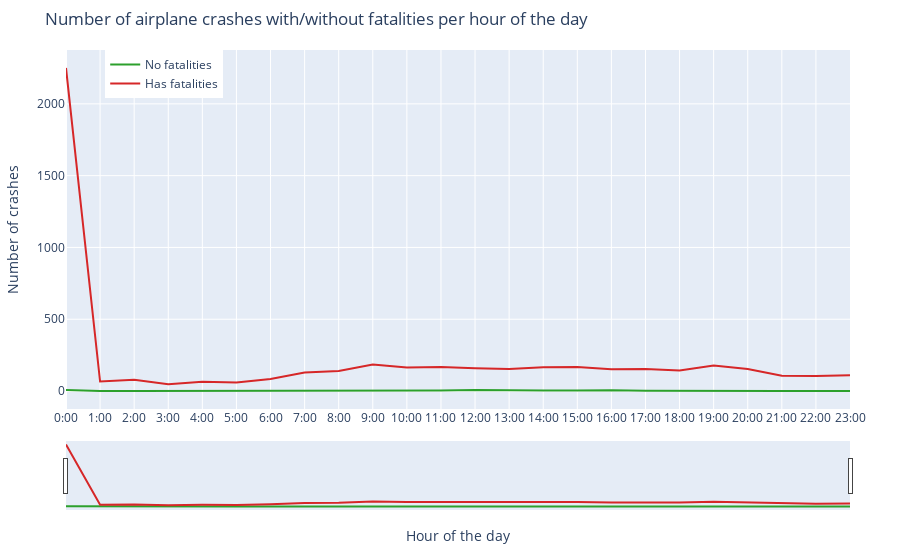

Notebook source saved alongside this figure:
### Markdown cell above
#### 3.2 Code

### Code cell
# Convert Time column to datetime type
df['Time'] = pd.to_datetime(df['Time'], format='%H:%M')

# Group by hour and calculate number of crashes with/without fatalities
new_df = df.groupby([df["Time"].dt.hour, df["Fatalities"] > 0])["Time"].count().unstack()
new_df.fillna(0, inplace=True)
new_df.columns = ["No fatalities", "Has fatalities"]

# Define color scale for the lines
color_scale = ["#2ca02c", "#d62728"]

# Create a trace for each column of the new_df dataframe with corresponding color
traces = []
for i, column in enumerate(new_df.columns):
    trace = go.Scatter(x=new_df.index, y=new_df[column], name=column, line=dict(color=color_scale[i]))
    traces.append(trace)

# Create a layout with a Manipulate View option for the x-axis range
layout = go.Layout(title="Number of airplane crashes with/without fatalities per hour of the day",
                   xaxis=dict(title="Hour of the day", tickvals=list(range(0, 24)), ticktext=[f"{h}:00" for h in range(0, 24)],
                              rangeselector=dict(buttons=list([
                                  dict(count=3, label='3 hours', step='hour', stepmode='backward'),
                                  dict(count=6, label='6 hours', step='hour', stepmode='backward'),
                                  dict(count=12, label='12 hours', step='hour', stepmode='backward'),
                                  dict(step='all')
                              ])),
                              rangeslider=dict(visible=True)
                             ),
                   yaxis=dict(title="Number of crashes"),
                   margin=dict(l=50, r=50, b=50, t=50),
                   legend=dict(x=0.05, y=1))

# Create a figure with the traces and layout, and display it as a widget
fig = go.Figure(data=traces, layout=layout)
fig.show()

### Figure 1 — Plotly figure (JSON) as saved in the notebook; plotly's stock layout.template omitted (floating-point values rounded to 4 significant figures)
{"data": [{"line": {"color": "#2ca02c"}, "name": "No fatalities", "type": "scatter", "x": [0, 1, 2, 3, 4, 5, 6, 7, 8, 9, 10, 11, 12, 13, 14, 15, 16, 17, 18, 19, 20, 21, 22, 23], "y": [7, 1, 1, 1, 0, 1, 1, 3, 2, 1, 3, 3, 7, 3, 3, 3, 6, 2, 3, 4, 1, 1, 0, 1]}, {"line": {"color": "#d62728"}, "name": "Has fatalities", "type": "scatter", "x": [0, 1, 2, 3, 4, 5, 6, 7, 8, 9, 10, 11, 12, 13, 14, 15, 16, 17, 18, 19, 20, 21, 22, 23], "y": [2250, 66, 78, 48, 65, 59, 84, 129, 139, 185, 164, 167, 158, 154, 165, 168, 151, 154, 143, 177, 153, 107, 104, 110]}], "layout": {"legend": {"x": 0.05, "y": 1}, "margin": {"b": 50, "l": 50, "r": 50, "t": 50}, "title": {"text": "Number of airplane crashes with/without fatalities per hour of the day"}, "xaxis": {"rangeselector": {"buttons": [{"count": 3, "label": "3 hours", "step": "hour", "stepmode": "backward"}, {"count": 6, "label": "6 hours", "step": "hour", "stepmode": "backward"}, {"count": 12, "label": "12 hours", "step": "hour", "stepmode": "backward"}, {"step": "all"}]}, "rangeslider": {"visible": true}, "ticktext": ["0:00", "1:00", "2:00", "3:00", "4:00", "5:00", "6:00", "7:00", "8:00", "9:00", "10:00", "11:00", "12:00", "13:00", "14:00", "15:00", "16:00", "17:00", "18:00", "19:00", "20:00", "21:00", "22:00", "23:00"], "tickvals": [0, 1, 2, 3, 4, 5, 6, 7, 8, 9, 10, 11, 12, 13, 14, 15, 16, 17, 18, 19, 20, 21, 22, 23], "title": {"text": "Hour of the day"}}, "yaxis": {"title": {"text": "Number of crashes"}}}}
